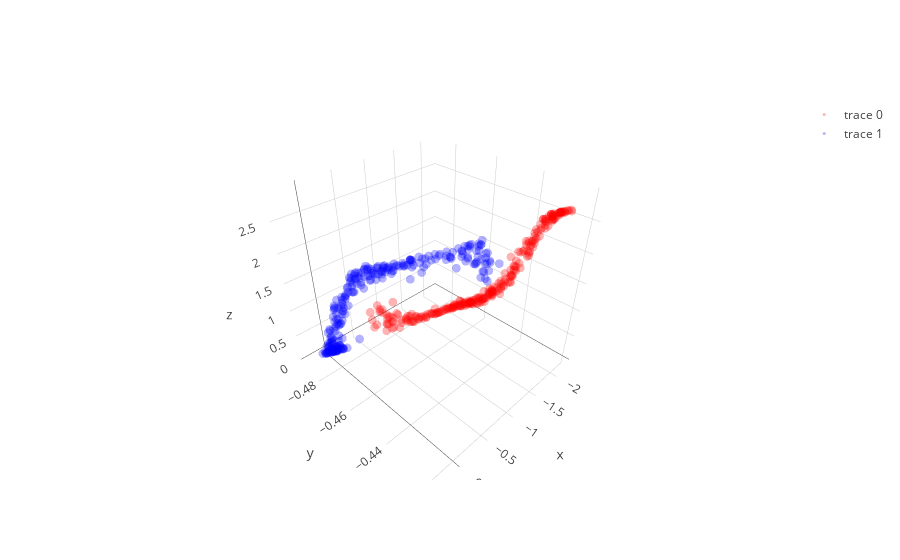

The notebook cell this image was saved under:
### Code cell
# with all scale
expand_dim = 3
w1 = np.random.randn(2,expand_dim)
m1 = np.zeros_like(w1)
w2 = np.random.randn(expand_dim,1)
m2 = np.zeros_like(w2)

a  = np.ones(expand_dim); 
ma = np.zeros_like(a)
b  = np.ones(expand_dim); 
mb = np.zeros_like(b)
c  = np.zeros(expand_dim)
mc = np.zeros_like(c)

w1 = _sym_decorrelation(w1)
w2 = w2/(np.sqrt(np.sum(w2**2))+1e-8)

temp_X = np.copy(X); mini_batch_size = 10

for iter in range(2000):
    cum_loss = 0; temp_X   = shuffle(temp_X)
    
    for mini_batch in range(0,len(X),mini_batch_size):
        current_batch = temp_X[mini_batch:mini_batch+mini_batch_size]
        
        layer1  = current_batch @ w1 + np.random.randn(mini_batch_size,expand_dim)
        layer1a = a*g(b*layer1)+c
        layer2  = layer1a       @ w2 + np.random.randn(mini_batch_size,expand_dim)
        loss    = (w2.T @ layer1a.T @ layer1a @ w2).mean() + (w1.T @ current_batch.T @ current_batch @ w1).mean()
        
        grad2 = (np.eye(1)+layer1a.T@layer1a)@w2
        grad1a= -2*layer1a@w2@w2.T
        grada = grad1a*g(b*layer1)
        gradb = grad1a*a*g_grad(b*layer1)*layer1
        gradc = grad1a
        grad1 = current_batch.T @(grad1a*a*g_grad(b*layer1)*b) - 2*current_batch.T @ current_batch @ w1 
        
        m2 = m2 + 0.9*grad2
        w2 = w2 - 0.000001  * m2 + (1/(iter+1))*         np.random.randn(expand_dim,1)
        
        ma = ma + 0.9*grada
        a = a -   0.00009    * ma.mean(0) + (1/(iter+1))*np.random.randn(expand_dim)
        
        mb = mb + 0.9*gradb
        b = b -   0.00009    * mb.mean(0) + (1/(iter+1))*np.random.randn(expand_dim)
        
        mc = mc + 0.9*gradc
        c = c -   0.000009   * mc.mean(0) + (1/(iter+1))*np.random.randn(expand_dim)
        
        m1 = m1 + 0.9*grad1
        w1 = w1 - 0.000001  * m1 + (1/(iter+1))*np.random.randn(2,expand_dim)
        
        w1 = _sym_decorrelation(w1)
        w2 = w2/(np.sqrt(np.sum(w2**2)+1e-8))
        a  = (a-a.mean())/a.std()
        b  = (b-b.mean())/b.std()
        c  = (c-c.mean())/c.std()
        cum_loss = cum_loss + loss.mean()
        
    if iter%500==0:print('Iter : ',iter," Loss: ",cum_loss)

# projection
projected_mine = (a*g(b*(X @ w1))+c) @ w2

plt.figure(figsize=(20,5))
plt.subplot(1, 3, 1)
plt.scatter(X[y==0, 0], X[y==0, 1], color='red', alpha=0.5)
plt.scatter(X[y==1, 0], X[y==1, 1], color='blue', alpha=0.5)
plt.quiver(X.mean(0)[0], X.mean(0)[1], evector[0,0],evector[0,1], color=['b'], scale=2.5)
plt.quiver(X.mean(0)[0], X.mean(0)[1], evector[1,0],evector[1,1], color=['g'], scale=2.5)

plt.subplot(1, 3, 2,projection='3d')
one_layer_project = (a*g(b*(X @ w1))+c)
plt.scatter(one_layer_project[:,0],one_layer_project[:,1],one_layer_project[:,2], color='red')

plt.subplot(1, 3, 3)
plt.scatter(projected_mine[y==0], np.zeros((len(projected_mine)//2)),  color='red', alpha=0.05)
plt.scatter(projected_mine[y==1], np.zeros((len(projected_mine)//2)), color='blue', alpha=0.05)
plt.show()

trace1 = go.Scatter3d(
    x=one_layer_project[y==0,0],
    y=one_layer_project[y==0,1],
    z=one_layer_project[y==0,2],
    mode='markers',
    line=dict(color='red',width=0.5),
    marker=dict(size=3,opacity=0.3)
)
trace2 = go.Scatter3d(
    x=one_layer_project[y==1,0],
    y=one_layer_project[y==1,1],
    z=one_layer_project[y==1,2],
    mode='markers',
    line=dict(color='blue',width=0.5),
    marker=dict(size=3,opacity=0.3)
)
data = [trace1,trace2]
fig  = go.Figure(data=data)
iplot(fig)

### Figure 1 — Plotly figure (JSON) as saved in the notebook; plotly's stock layout.template omitted (floating-point values rounded to 4 significant figures; data arrays with more than 128 entries replaced by an {"elided": "..."} marker saying what was removed)
{"data": [{"line": {"color": "red", "width": 0.5}, "marker": {"opacity": 0.3, "size": 3}, "mode": "markers", "type": "scatter3d", "uid": "a79e284e-3533-48d9-9d32-a153ef7bf3b3", "x": {"elided": "250 float values"}, "y": {"elided": "250 float values"}, "z": {"elided": "250 float values"}}, {"line": {"color": "blue", "width": 0.5}, "marker": {"opacity": 0.3, "size": 3}, "mode": "markers", "type": "scatter3d", "uid": "feeafaea-4092-4393-a10a-b3247cac396f", "x": {"elided": "250 float values"}, "y": {"elided": "250 float values"}, "z": {"elided": "250 float values"}}], "layout": {}}
